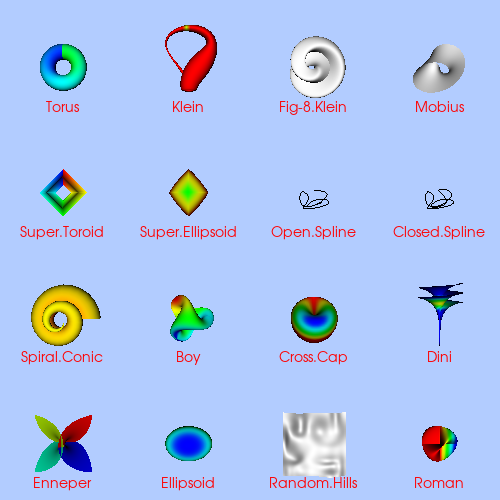

The script that drew this image:
#!/usr/bin/env python
# Demonstrate parametric surfaces: torus, Klein, Mobius, super toroid, ellipsoid, splines, and more.

import vtkmodules.vtkInteractionStyle  # noqa: F401
import vtkmodules.vtkRenderingFreeType  # noqa: F401
import vtkmodules.vtkRenderingOpenGL2  # noqa: F401

from vtkmodules.vtkCommonComputationalGeometry import (
    vtkParametricBoy,
    vtkParametricConicSpiral,
    vtkParametricCrossCap,
    vtkParametricDini,
    vtkParametricEllipsoid,
    vtkParametricEnneper,
    vtkParametricFigure8Klein,
    vtkParametricKlein,
    vtkParametricMobius,
    vtkParametricRandomHills,
    vtkParametricRoman,
    vtkParametricSpline,
    vtkParametricSuperEllipsoid,
    vtkParametricSuperToroid,
    vtkParametricTorus,
)
from vtkmodules.vtkCommonCore import vtkPoints
from vtkmodules.vtkFiltersSources import vtkParametricFunctionSource
from vtkmodules.vtkRenderingCore import (
    vtkActor,
    vtkActor2D,
    vtkPolyDataMapper,
    vtkRenderWindow,
    vtkRenderWindowInteractor,
    vtkRenderer,
    vtkTextMapper,
)

# Torus.
torus = vtkParametricTorus()
torus_source = vtkParametricFunctionSource()
torus_source.SetParametricFunction(torus)
torus_source.SetScalarModeToPhase()

torus_mapper = vtkPolyDataMapper()
torus_mapper.SetInputConnection(torus_source.GetOutputPort())
torus_mapper.SetScalarRange(0, 360)

torus_actor = vtkActor()
torus_actor.SetMapper(torus_mapper)
torus_actor.SetPosition(0, 12, 0)

torus_text_mapper = vtkTextMapper()
torus_text_mapper.SetInput("Torus")
torus_text_mapper.GetTextProperty().SetJustificationToCentered()
torus_text_mapper.GetTextProperty().SetVerticalJustificationToCentered()
torus_text_mapper.GetTextProperty().SetColor(1, 0, 0)
torus_text_mapper.GetTextProperty().SetFontSize(14)
torus_text_actor = vtkActor2D()
torus_text_actor.SetMapper(torus_text_mapper)
torus_text_actor.GetPositionCoordinate().SetCoordinateSystemToWorld()
torus_text_actor.GetPositionCoordinate().SetValue(0, 9.5, 0)

# Klein bottle.
klein = vtkParametricKlein()
klein_source = vtkParametricFunctionSource()
klein_source.SetParametricFunction(klein)
klein_source.SetScalarModeToU0V0()

klein_mapper = vtkPolyDataMapper()
klein_mapper.SetInputConnection(klein_source.GetOutputPort())
klein_mapper.SetScalarRange(0, 3)

klein_actor = vtkActor()
klein_actor.SetMapper(klein_mapper)
klein_actor.SetPosition(8, 10.5, 0)

klein_text_mapper = vtkTextMapper()
klein_text_mapper.SetInput("Klein")
klein_text_mapper.GetTextProperty().SetJustificationToCentered()
klein_text_mapper.GetTextProperty().SetVerticalJustificationToCentered()
klein_text_mapper.GetTextProperty().SetColor(1, 0, 0)
klein_text_mapper.GetTextProperty().SetFontSize(14)
klein_text_actor = vtkActor2D()
klein_text_actor.SetMapper(klein_text_mapper)
klein_text_actor.GetPositionCoordinate().SetCoordinateSystemToWorld()
klein_text_actor.GetPositionCoordinate().SetValue(8, 9.5, 0)

# Figure-8 Klein.
fig8_klein = vtkParametricFigure8Klein()
fig8_klein_source = vtkParametricFunctionSource()
fig8_klein_source.SetParametricFunction(fig8_klein)
fig8_klein_source.GenerateTextureCoordinatesOn()

fig8_klein_mapper = vtkPolyDataMapper()
fig8_klein_mapper.SetInputConnection(fig8_klein_source.GetOutputPort())
fig8_klein_mapper.SetScalarRange(0, 3)

fig8_klein_actor = vtkActor()
fig8_klein_actor.SetMapper(fig8_klein_mapper)
fig8_klein_actor.SetPosition(16, 12, 0)

fig8_klein_text_mapper = vtkTextMapper()
fig8_klein_text_mapper.SetInput("Fig-8.Klein")
fig8_klein_text_mapper.GetTextProperty().SetJustificationToCentered()
fig8_klein_text_mapper.GetTextProperty().SetVerticalJustificationToCentered()
fig8_klein_text_mapper.GetTextProperty().SetColor(1, 0, 0)
fig8_klein_text_mapper.GetTextProperty().SetFontSize(14)
fig8_klein_text_actor = vtkActor2D()
fig8_klein_text_actor.SetMapper(fig8_klein_text_mapper)
fig8_klein_text_actor.GetPositionCoordinate().SetCoordinateSystemToWorld()
fig8_klein_text_actor.GetPositionCoordinate().SetValue(16, 9.5, 0)

# Mobius strip.
mobius = vtkParametricMobius()
mobius_source = vtkParametricFunctionSource()
mobius_source.SetParametricFunction(mobius)
mobius_source.GenerateTextureCoordinatesOn()

mobius_mapper = vtkPolyDataMapper()
mobius_mapper.SetInputConnection(mobius_source.GetOutputPort())

mobius_actor = vtkActor()
mobius_actor.SetMapper(mobius_mapper)
mobius_actor.RotateX(45)
mobius_actor.SetPosition(24, 12, 0)

mobius_text_mapper = vtkTextMapper()
mobius_text_mapper.SetInput("Mobius")
mobius_text_mapper.GetTextProperty().SetJustificationToCentered()
mobius_text_mapper.GetTextProperty().SetVerticalJustificationToCentered()
mobius_text_mapper.GetTextProperty().SetColor(1, 0, 0)
mobius_text_mapper.GetTextProperty().SetFontSize(14)
mobius_text_actor = vtkActor2D()
mobius_text_actor.SetMapper(mobius_text_mapper)
mobius_text_actor.GetPositionCoordinate().SetCoordinateSystemToWorld()
mobius_text_actor.GetPositionCoordinate().SetValue(24, 9.5, 0)

# Super toroid.
toroid = vtkParametricSuperToroid()
toroid.SetN1(2)
toroid.SetN2(3)
toroid_source = vtkParametricFunctionSource()
toroid_source.SetParametricFunction(toroid)
toroid_source.SetScalarModeToU()

toroid_mapper = vtkPolyDataMapper()
toroid_mapper.SetInputConnection(toroid_source.GetOutputPort())
toroid_mapper.SetScalarRange(0, 6.28)

toroid_actor = vtkActor()
toroid_actor.SetMapper(toroid_mapper)
toroid_actor.SetPosition(0, 4, 0)

toroid_text_mapper = vtkTextMapper()
toroid_text_mapper.SetInput("Super.Toroid")
toroid_text_mapper.GetTextProperty().SetJustificationToCentered()
toroid_text_mapper.GetTextProperty().SetVerticalJustificationToCentered()
toroid_text_mapper.GetTextProperty().SetColor(1, 0, 0)
toroid_text_mapper.GetTextProperty().SetFontSize(14)
toroid_text_actor = vtkActor2D()
toroid_text_actor.SetMapper(toroid_text_mapper)
toroid_text_actor.GetPositionCoordinate().SetCoordinateSystemToWorld()
toroid_text_actor.GetPositionCoordinate().SetValue(0, 1.5, 0)

# Super ellipsoid.
super_ellipsoid = vtkParametricSuperEllipsoid()
super_ellipsoid.SetXRadius(1.25)
super_ellipsoid.SetYRadius(1.5)
super_ellipsoid.SetZRadius(1.0)
super_ellipsoid.SetN1(1.1)
super_ellipsoid.SetN2(1.75)
super_ellipsoid_source = vtkParametricFunctionSource()
super_ellipsoid_source.SetParametricFunction(super_ellipsoid)
super_ellipsoid_source.SetScalarModeToV()

super_ellipsoid_mapper = vtkPolyDataMapper()
super_ellipsoid_mapper.SetInputConnection(super_ellipsoid_source.GetOutputPort())
super_ellipsoid_mapper.SetScalarRange(0, 3.14)

super_ellipsoid_actor = vtkActor()
super_ellipsoid_actor.SetMapper(super_ellipsoid_mapper)
super_ellipsoid_actor.SetPosition(8, 4, 0)

super_ellipsoid_text_mapper = vtkTextMapper()
super_ellipsoid_text_mapper.SetInput("Super.Ellipsoid")
super_ellipsoid_text_mapper.GetTextProperty().SetJustificationToCentered()
super_ellipsoid_text_mapper.GetTextProperty().SetVerticalJustificationToCentered()
super_ellipsoid_text_mapper.GetTextProperty().SetColor(1, 0, 0)
super_ellipsoid_text_mapper.GetTextProperty().SetFontSize(14)
super_ellipsoid_text_actor = vtkActor2D()
super_ellipsoid_text_actor.SetMapper(super_ellipsoid_text_mapper)
super_ellipsoid_text_actor.GetPositionCoordinate().SetCoordinateSystemToWorld()
super_ellipsoid_text_actor.GetPositionCoordinate().SetValue(8, 1.5, 0)

# Open 1D spline.
spline_points = [
    [0.50380158308139134, -0.60679315105396936, -0.37248976406291578],
    [-0.4354646054261665, -0.85362339758017258, -0.84844312996065385],
    [0.2163147512899315, -0.39797507012168643, -0.76700353518454523],
    [0.97158415334838644, -0.58513467367046257, -0.35846037946569753],
    [-0.64359767997804918, -0.94620739107309249, -0.90762176546623086],
    [-0.39901219094126117, -0.1978931497772658, 0.0098316934936828471],
    [-0.75872745167404765, 0.067719714281950116, 0.165237936733867],
    [-0.84599731389712418, -0.67685466896596114, 0.10357868909071133],
    [0.84702754758625654, -0.0080077177882230677, -0.58571286666473044],
    [-0.076150034124101484, 0.14637647622561856, 0.1494359239700418],
]
input_points = vtkPoints()
for i in range(10):
    input_points.InsertPoint(i, spline_points[i])

spline = vtkParametricSpline()
spline.SetPoints(input_points)
spline.ClosedOff()
spline_source = vtkParametricFunctionSource()
spline_source.SetParametricFunction(spline)

spline_mapper = vtkPolyDataMapper()
spline_mapper.SetInputConnection(spline_source.GetOutputPort())

spline_actor = vtkActor()
spline_actor.SetMapper(spline_mapper)
spline_actor.SetPosition(16, 4, 0)
spline_actor.GetProperty().SetColor(0, 0, 0)

spline_text_mapper = vtkTextMapper()
spline_text_mapper.SetInput("Open.Spline")
spline_text_mapper.GetTextProperty().SetJustificationToCentered()
spline_text_mapper.GetTextProperty().SetVerticalJustificationToCentered()
spline_text_mapper.GetTextProperty().SetColor(1, 0, 0)
spline_text_mapper.GetTextProperty().SetFontSize(14)
spline_text_actor = vtkActor2D()
spline_text_actor.SetMapper(spline_text_mapper)
spline_text_actor.GetPositionCoordinate().SetCoordinateSystemToWorld()
spline_text_actor.GetPositionCoordinate().SetValue(16, 1.5, 0)

# Closed 1D spline.
spline_2 = vtkParametricSpline()
spline_2.SetPoints(input_points)
spline_2.ClosedOn()
spline_2_source = vtkParametricFunctionSource()
spline_2_source.SetParametricFunction(spline_2)

spline_2_mapper = vtkPolyDataMapper()
spline_2_mapper.SetInputConnection(spline_2_source.GetOutputPort())

spline_2_actor = vtkActor()
spline_2_actor.SetMapper(spline_2_mapper)
spline_2_actor.SetPosition(24, 4, 0)
spline_2_actor.GetProperty().SetColor(0, 0, 0)

spline_2_text_mapper = vtkTextMapper()
spline_2_text_mapper.SetInput("Closed.Spline")
spline_2_text_mapper.GetTextProperty().SetJustificationToCentered()
spline_2_text_mapper.GetTextProperty().SetVerticalJustificationToCentered()
spline_2_text_mapper.GetTextProperty().SetColor(1, 0, 0)
spline_2_text_mapper.GetTextProperty().SetFontSize(14)
spline_2_text_actor = vtkActor2D()
spline_2_text_actor.SetMapper(spline_2_text_mapper)
spline_2_text_actor.GetPositionCoordinate().SetCoordinateSystemToWorld()
spline_2_text_actor.GetPositionCoordinate().SetValue(24, 1.5, 0)

# Conic spiral.
sconic = vtkParametricConicSpiral()
sconic.SetA(0.8)
sconic.SetB(2.5)
sconic.SetC(0.4)
sconic_source = vtkParametricFunctionSource()
sconic_source.SetParametricFunction(sconic)
sconic_source.SetScalarModeToDistance()

sconic_mapper = vtkPolyDataMapper()
sconic_mapper.SetInputConnection(sconic_source.GetOutputPort())
sconic_mapper.SetScalarRange(0, 9)

sconic_actor = vtkActor()
sconic_actor.SetMapper(sconic_mapper)
sconic_actor.SetPosition(0, -4, 0)
sconic_actor.SetScale(1.2, 1.2, 1.2)

sconic_text_mapper = vtkTextMapper()
sconic_text_mapper.SetInput("Spiral.Conic")
sconic_text_mapper.GetTextProperty().SetJustificationToCentered()
sconic_text_mapper.GetTextProperty().SetVerticalJustificationToCentered()
sconic_text_mapper.GetTextProperty().SetColor(1, 0, 0)
sconic_text_mapper.GetTextProperty().SetFontSize(14)
sconic_text_actor = vtkActor2D()
sconic_text_actor.SetMapper(sconic_text_mapper)
sconic_text_actor.GetPositionCoordinate().SetCoordinateSystemToWorld()
sconic_text_actor.GetPositionCoordinate().SetValue(0, -6.5, 0)

# Boy's surface.
boy = vtkParametricBoy()
boy_source = vtkParametricFunctionSource()
boy_source.SetParametricFunction(boy)
boy_source.SetScalarModeToModulus()

boy_mapper = vtkPolyDataMapper()
boy_mapper.SetInputConnection(boy_source.GetOutputPort())
boy_mapper.SetScalarRange(0, 2)

boy_actor = vtkActor()
boy_actor.SetMapper(boy_mapper)
boy_actor.SetPosition(8, -4, 0)
boy_actor.SetScale(1.5, 1.5, 1.5)

boy_text_mapper = vtkTextMapper()
boy_text_mapper.SetInput("Boy")
boy_text_mapper.GetTextProperty().SetJustificationToCentered()
boy_text_mapper.GetTextProperty().SetVerticalJustificationToCentered()
boy_text_mapper.GetTextProperty().SetColor(1, 0, 0)
boy_text_mapper.GetTextProperty().SetFontSize(14)
boy_text_actor = vtkActor2D()
boy_text_actor.SetMapper(boy_text_mapper)
boy_text_actor.GetPositionCoordinate().SetCoordinateSystemToWorld()
boy_text_actor.GetPositionCoordinate().SetValue(8, -6.5, 0)

# Cross cap.
cross_cap = vtkParametricCrossCap()
cross_cap_source = vtkParametricFunctionSource()
cross_cap_source.SetParametricFunction(cross_cap)
cross_cap_source.SetScalarModeToY()

cross_cap_mapper = vtkPolyDataMapper()
cross_cap_mapper.SetInputConnection(cross_cap_source.GetOutputPort())

cross_cap_actor = vtkActor()
cross_cap_actor.SetMapper(cross_cap_mapper)
cross_cap_actor.RotateX(65)
cross_cap_actor.SetPosition(16, -4, 0)
cross_cap_actor.SetScale(1.5, 1.5, 1.5)

cross_cap_text_mapper = vtkTextMapper()
cross_cap_text_mapper.SetInput("Cross.Cap")
cross_cap_text_mapper.GetTextProperty().SetJustificationToCentered()
cross_cap_text_mapper.GetTextProperty().SetVerticalJustificationToCentered()
cross_cap_text_mapper.GetTextProperty().SetColor(1, 0, 0)
cross_cap_text_mapper.GetTextProperty().SetFontSize(14)
cross_cap_text_actor = vtkActor2D()
cross_cap_text_actor.SetMapper(cross_cap_text_mapper)
cross_cap_text_actor.GetPositionCoordinate().SetCoordinateSystemToWorld()
cross_cap_text_actor.GetPositionCoordinate().SetValue(16, -6.5, 0)

# Dini's surface.
dini = vtkParametricDini()
dini_source = vtkParametricFunctionSource()
dini_source.SetScalarModeToDistance()
dini_source.SetParametricFunction(dini)

dini_mapper = vtkPolyDataMapper()
dini_mapper.SetInputConnection(dini_source.GetOutputPort())

dini_actor = vtkActor()
dini_actor.SetMapper(dini_mapper)
dini_actor.RotateX(-90)
dini_actor.SetPosition(24, -3, 0)
dini_actor.SetScale(1.5, 1.5, 0.5)

dini_text_mapper = vtkTextMapper()
dini_text_mapper.SetInput("Dini")
dini_text_mapper.GetTextProperty().SetJustificationToCentered()
dini_text_mapper.GetTextProperty().SetVerticalJustificationToCentered()
dini_text_mapper.GetTextProperty().SetColor(1, 0, 0)
dini_text_mapper.GetTextProperty().SetFontSize(14)
dini_text_actor = vtkActor2D()
dini_text_actor.SetMapper(dini_text_mapper)
dini_text_actor.GetPositionCoordinate().SetCoordinateSystemToWorld()
dini_text_actor.GetPositionCoordinate().SetValue(24, -6.5, 0)

# Enneper's surface.
enneper = vtkParametricEnneper()
enneper_source = vtkParametricFunctionSource()
enneper_source.SetParametricFunction(enneper)
enneper_source.SetScalarModeToQuadrant()

enneper_mapper = vtkPolyDataMapper()
enneper_mapper.SetInputConnection(enneper_source.GetOutputPort())
enneper_mapper.SetScalarRange(1, 4)

enneper_actor = vtkActor()
enneper_actor.SetMapper(enneper_mapper)
enneper_actor.SetPosition(0, -12, 0)
enneper_actor.SetScale(0.25, 0.25, 0.25)

enneper_text_mapper = vtkTextMapper()
enneper_text_mapper.SetInput("Enneper")
enneper_text_mapper.GetTextProperty().SetJustificationToCentered()
enneper_text_mapper.GetTextProperty().SetVerticalJustificationToCentered()
enneper_text_mapper.GetTextProperty().SetColor(1, 0, 0)
enneper_text_mapper.GetTextProperty().SetFontSize(14)
enneper_text_actor = vtkActor2D()
enneper_text_actor.SetMapper(enneper_text_mapper)
enneper_text_actor.GetPositionCoordinate().SetCoordinateSystemToWorld()
enneper_text_actor.GetPositionCoordinate().SetValue(0, -14.5, 0)

# Ellipsoid.
ellipsoid = vtkParametricEllipsoid()
ellipsoid.SetXRadius(1)
ellipsoid.SetYRadius(0.75)
ellipsoid.SetZRadius(0.5)
ellipsoid_source = vtkParametricFunctionSource()
ellipsoid_source.SetParametricFunction(ellipsoid)
ellipsoid_source.SetScalarModeToZ()

ellipsoid_mapper = vtkPolyDataMapper()
ellipsoid_mapper.SetInputConnection(ellipsoid_source.GetOutputPort())
ellipsoid_mapper.SetScalarRange(-0.5, 0.5)

ellipsoid_actor = vtkActor()
ellipsoid_actor.SetMapper(ellipsoid_mapper)
ellipsoid_actor.SetPosition(8, -12, 0)
ellipsoid_actor.SetScale(1.5, 1.5, 1.5)

ellipsoid_text_mapper = vtkTextMapper()
ellipsoid_text_mapper.SetInput("Ellipsoid")
ellipsoid_text_mapper.GetTextProperty().SetJustificationToCentered()
ellipsoid_text_mapper.GetTextProperty().SetVerticalJustificationToCentered()
ellipsoid_text_mapper.GetTextProperty().SetColor(1, 0, 0)
ellipsoid_text_mapper.GetTextProperty().SetFontSize(14)
ellipsoid_text_actor = vtkActor2D()
ellipsoid_text_actor.SetMapper(ellipsoid_text_mapper)
ellipsoid_text_actor.GetPositionCoordinate().SetCoordinateSystemToWorld()
ellipsoid_text_actor.GetPositionCoordinate().SetValue(8, -14.5, 0)

# Random hills.
random_hills = vtkParametricRandomHills()
random_hills.AllowRandomGenerationOn()
random_hills_source = vtkParametricFunctionSource()
random_hills_source.SetParametricFunction(random_hills)
random_hills_source.GenerateTextureCoordinatesOn()

random_hills_mapper = vtkPolyDataMapper()
random_hills_mapper.SetInputConnection(random_hills_source.GetOutputPort())

random_hills_actor = vtkActor()
random_hills_actor.SetMapper(random_hills_mapper)
random_hills_actor.SetPosition(16, -14, 0)
random_hills_actor.SetScale(0.2, 0.2, 0.2)

random_hills_text_mapper = vtkTextMapper()
random_hills_text_mapper.SetInput("Random.Hills")
random_hills_text_mapper.GetTextProperty().SetJustificationToCentered()
random_hills_text_mapper.GetTextProperty().SetVerticalJustificationToCentered()
random_hills_text_mapper.GetTextProperty().SetColor(1, 0, 0)
random_hills_text_mapper.GetTextProperty().SetFontSize(14)
random_hills_text_actor = vtkActor2D()
random_hills_text_actor.SetMapper(random_hills_text_mapper)
random_hills_text_actor.GetPositionCoordinate().SetCoordinateSystemToWorld()
random_hills_text_actor.GetPositionCoordinate().SetValue(16, -14.5, 0)

# Steiner's Roman surface.
roman = vtkParametricRoman()
roman.SetRadius(1.5)
roman_source = vtkParametricFunctionSource()
roman_source.SetParametricFunction(roman)
roman_source.SetScalarModeToX()

roman_mapper = vtkPolyDataMapper()
roman_mapper.SetInputConnection(roman_source.GetOutputPort())

roman_actor = vtkActor()
roman_actor.SetMapper(roman_mapper)
roman_actor.SetPosition(24, -12, 0)

roman_text_mapper = vtkTextMapper()
roman_text_mapper.SetInput("Roman")
roman_text_mapper.GetTextProperty().SetJustificationToCentered()
roman_text_mapper.GetTextProperty().SetVerticalJustificationToCentered()
roman_text_mapper.GetTextProperty().SetColor(1, 0, 0)
roman_text_mapper.GetTextProperty().SetFontSize(14)
roman_text_actor = vtkActor2D()
roman_text_actor.SetMapper(roman_text_mapper)
roman_text_actor.GetPositionCoordinate().SetCoordinateSystemToWorld()
roman_text_actor.GetPositionCoordinate().SetValue(24, -14.5, 0)

# Rendering pipeline.
renderer = vtkRenderer()

renderer.AddActor(torus_actor)
renderer.AddActor(klein_actor)
renderer.AddActor(fig8_klein_actor)
renderer.AddActor(toroid_actor)
renderer.AddActor(super_ellipsoid_actor)
renderer.AddActor(mobius_actor)
renderer.AddActor(spline_actor)
renderer.AddActor(spline_2_actor)
renderer.AddActor(sconic_actor)
renderer.AddActor(boy_actor)
renderer.AddActor(cross_cap_actor)
renderer.AddActor(dini_actor)
renderer.AddActor(enneper_actor)
renderer.AddActor(ellipsoid_actor)
renderer.AddActor(random_hills_actor)
renderer.AddActor(roman_actor)

renderer.AddActor(torus_text_actor)
renderer.AddActor(klein_text_actor)
renderer.AddActor(fig8_klein_text_actor)
renderer.AddActor(mobius_text_actor)
renderer.AddActor(toroid_text_actor)
renderer.AddActor(super_ellipsoid_text_actor)
renderer.AddActor(spline_text_actor)
renderer.AddActor(spline_2_text_actor)
renderer.AddActor(sconic_text_actor)
renderer.AddActor(boy_text_actor)
renderer.AddActor(cross_cap_text_actor)
renderer.AddActor(dini_text_actor)
renderer.AddActor(enneper_text_actor)
renderer.AddActor(ellipsoid_text_actor)
renderer.AddActor(random_hills_text_actor)
renderer.AddActor(roman_text_actor)

renderer.SetBackground(0.7, 0.8, 1)

render_window = vtkRenderWindow()
render_window.SetSize(500, 500)
render_window.AddRenderer(renderer)
render_window.SetWindowName("parametric functions")

renderer.ResetCamera()
renderer.GetActiveCamera().Zoom(1.3)

interactor = vtkRenderWindowInteractor()
interactor.SetRenderWindow(render_window)

interactor.Initialize()
interactor.Start()
